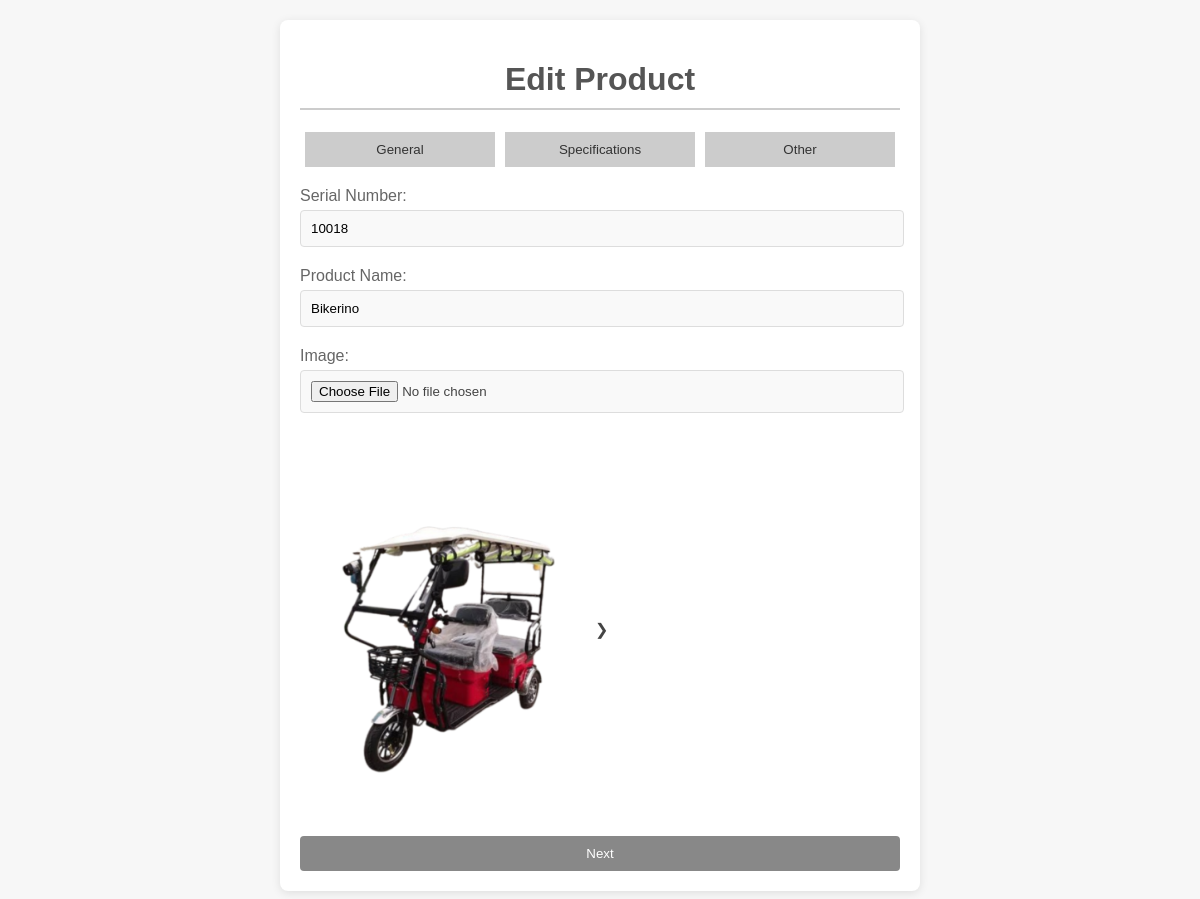
Screenshot of /Admin/more/edit-product.php?id=60 with the database file from the repository.
### tables this page shows
CREATE TABLE `products_tb` (
  `id` int(255) NOT NULL,
  `prod_serial_num` int(25) DEFAULT NULL,
  `images` varchar(255) DEFAULT NULL,
  `p_model` text DEFAULT NULL,
  `p_wheels` text DEFAULT NULL,
  `p_motor_power` int(11) DEFAULT NULL,
  `p_battery` text DEFAULT NULL,
  `p_max_speed` int(11) DEFAULT NULL,
  `p_range` int(11) DEFAULT NULL,
  `p_max_load` int(11) DEFAULT NULL,
  `p_charging_time` text DEFAULT NULL,
  `p_variants` text DEFAULT NULL,
  `p_other_features` text DEFAULT NULL,
  `p_price` int(11) DEFAULT NULL,
  `u_availability` varchar(255) DEFAULT NULL
);

### Admin/more/edit-product.php (the view, shortened to what this page needs)
<?php
include("config/update-product.php");
if (isset($_GET['id'])) {
    $productId = intval($_GET['id']);
    $sql = "SELECT * FROM products_tb WHERE id = $productId";
    $result = mysqli_query($conn, $sql);
    if (mysqli_num_rows($result) > 0) {
        $product = mysqli_fetch_assoc($result);
    } else {
        die("Product not found.");
    }
} else {
    die("No product ID provided.");
}
?>
<!DOCTYPE html>
<html lang="en">
<head>
</head>
<body>
<div class="container">
    <h1>Edit Product</h1>
    <div class="tab-buttons">
        <button class="tab-button" onclick="openTab(event, 'general')">General</button>
        <button class="tab-button" onclick="openTab(event, 'specs')">Specifications</button>
        <button class="tab-button" onclick="openTab(event, 'other')">Other</button>
    </div>
    <form action="config/update-product.php?id=<?php echo $product['id']; ?>" method="POST" enctype="multipart/form-data">
        <div id="general" class="tab-content">
            <label for="prod_serial_num">Serial Number:</label>
            <input type="text" id="prod_serial_num" name="prod_serial_num" value="<?php echo htmlspecialchars($product['prod_serial_num']); ?>" required>
            <label for="p_model">Product Name:</label>
            <input type="text" id="p_model" name="p_model" value="<?php echo htmlspecialchars($product['p_model']); ?>" required>
            <label for="images">Image:</label>
            <input type="file" id="images" name="images" accept="image/*" onchange="previewImage(event)">
            <div class="image-preview-container">
                <?php if (!empty($product['images'])): ?>
                    <img src="../<?php echo htmlspecialchars($product['images']); ?>" alt="Current Product Image" class="current-image">
                <?php else: ?>
                    <p>No image available for this product.</p>
                <?php endif; ?>
                <p>❯</p>
            </div>
            <button type="button" class="button" onclick="nextTab('specs')">Next</button>
        </div>
    </form>
</div>
</body>
</html>

### Admin/more/edit-product.php (style rules this page uses)
body { font-family: Arial, sans-serif; background-color: #f7f7f7; color: #444; }
.container { max-width: 600px; margin: 20px auto; padding: 20px; background-color: #ffffff; border-radius: 8px; box-shadow: 0 2px 10px rgba(0, 0, 0, 0.1); }
h1 { text-align: center; color: #555; border-bottom: 2px solid #ccc; padding-bottom: 10px; }
label { display: block; margin: 10px 0 5px; color: #666; }
input[type="text"], input[type="file"], textarea { width: 97%; padding: 10px; margin-bottom: 10px; border: 1px solid #ddd; border-radius: 4px; background-color: #f9f9f9; }
.button { background-color: #888; color: white; border: none; padding: 10px; border-radius: 4px; cursor: pointer; transition: background-color 0.3s; width: 100%; margin-top: 10px; }
.current-image, #preview { padding: 15px; width: 265px; height: auto; object-fit: cover; margin-bottom: 10px; }
.tab-buttons { display: flex; justify-content: space-between; margin-bottom: 20px; }
.tab-button { background-color: #ccc; color: #333; border: none; padding: 10px 15px; cursor: pointer; transition: background-color 0.3s, color 0.3s; flex: 1; margin: 0 5px; text-align: center; }
.image-preview-container { display: flex; align-items: center; margin-top: 10px; }

### rows the page displays
products_tb: prod_serial_num "10018", p_model "Bikerino", images (picture)
